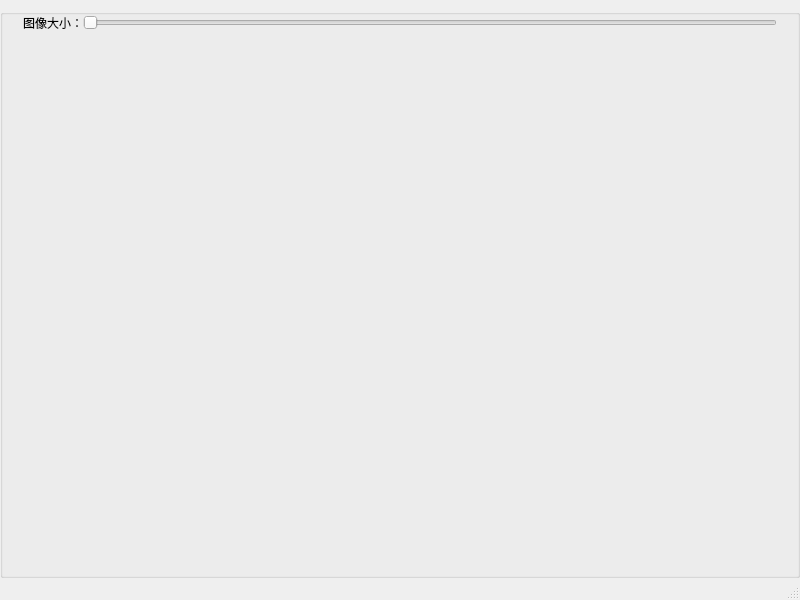
<?xml version="1.0" encoding="UTF-8"?>
<ui version="4.0">
 <class>MainWindow</class>
 <widget class="QMainWindow" name="MainWindow">
  <property name="geometry">
   <rect>
    <x>0</x>
    <y>0</y>
    <width>800</width>
    <height>600</height>
   </rect>
  </property>
  <property name="windowTitle">
   <string>MainWindow</string>
  </property>
  <widget class="QWidget" name="centralwidget">
   <layout class="QVBoxLayout" name="verticalLayout_2">
    <property name="spacing">
     <number>0</number>
    </property>
    <property name="leftMargin">
     <number>0</number>
    </property>
    <property name="rightMargin">
     <number>0</number>
    </property>
    <property name="bottomMargin">
     <number>0</number>
    </property>
    <item>
     <widget class="QGroupBox" name="groupBox">
      <property name="title">
       <string/>
      </property>
      <layout class="QVBoxLayout" name="verticalLayout">
       <property name="spacing">
        <number>5</number>
       </property>
       <property name="leftMargin">
        <number>0</number>
       </property>
       <property name="topMargin">
        <number>0</number>
       </property>
       <property name="rightMargin">
        <number>0</number>
       </property>
       <property name="bottomMargin">
        <number>0</number>
       </property>
       <item>
        <layout class="QHBoxLayout" name="horizontalLayout">
         <property name="spacing">
          <number>0</number>
         </property>
         <property name="leftMargin">
          <number>20</number>
         </property>
         <property name="rightMargin">
          <number>20</number>
         </property>
         <item>
          <widget class="QLabel" name="label_img">
           <property name="sizePolicy">
            <sizepolicy hsizetype="Preferred" vsizetype="Fixed">
             <horstretch>0</horstretch>
             <verstretch>0</verstretch>
            </sizepolicy>
           </property>
           <property name="maximumSize">
            <size>
             <width>16777215</width>
             <height>16</height>
            </size>
           </property>
           <property name="text">
            <string>图像大小：</string>
           </property>
          </widget>
         </item>
         <item>
          <widget class="QSlider" name="horizontalSlider">
           <property name="maximumSize">
            <size>
             <width>16777215</width>
             <height>15</height>
            </size>
           </property>
           <property name="minimum">
            <number>120</number>
           </property>
           <property name="maximum">
            <number>300</number>
           </property>
           <property name="orientation">
            <enum>Qt::Horizontal</enum>
           </property>
           <property name="invertedAppearance">
            <bool>false</bool>
           </property>
          </widget>
         </item>
        </layout>
       </item>
       <item>
        <widget class="FlowWidget" name="widget_ImageList" native="true">
         <property name="sizePolicy">
          <sizepolicy hsizetype="Expanding" vsizetype="Expanding">
           <horstretch>0</horstretch>
           <verstretch>0</verstretch>
          </sizepolicy>
         </property>
        </widget>
       </item>
      </layout>
     </widget>
    </item>
   </layout>
  </widget>
  <widget class="QMenuBar" name="menubar">
   <property name="geometry">
    <rect>
     <x>0</x>
     <y>0</y>
     <width>800</width>
     <height>21</height>
    </rect>
   </property>
  </widget>
  <widget class="QStatusBar" name="statusbar"/>
 </widget>
 <customwidgets>
  <customwidget>
   <class>FlowWidget</class>
   <extends>QWidget</extends>
   <header location="global">../../../FlowLayout/flowwidget.h</header>
   <container>1</container>
  </customwidget>
 </customwidgets>
 <resources/>
 <connections/>
</ui>
